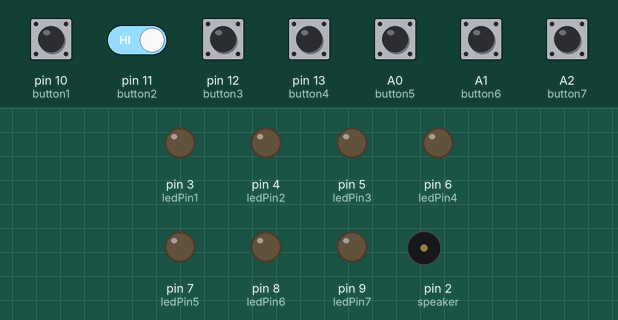
A sketch run on a simulated Arduino Uno, built with avr-gcc and run on an emulated ATmega328P. Shown: output pins drawn as LEDs (lit = HIGH), buzzer (waves = sounding). Dashed ring = blinking. The test bench sets the inputs (shaded band); at power-on: A0 (button5), A1 (button6), A2 (button7), pin 10 (button1), pin 11 (button2), pin 12 (button3), pin 13 (button4) HIGH.

Above: at 1.2 s.
1.3 s: pin 10 (button1) pulled LOW for 0.15 s
At 1.9 s:
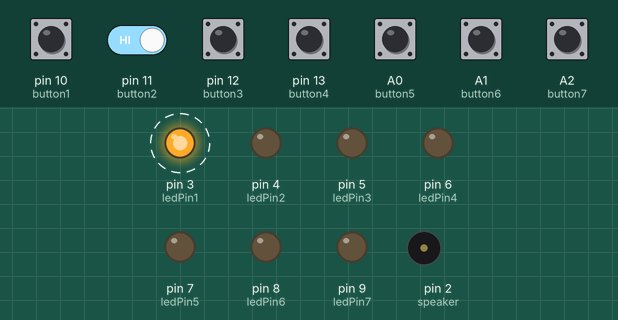
4.4 s: pin 10 (button1) driven LOW and pin 11 (button2) driven LOW
At 7.0 s:
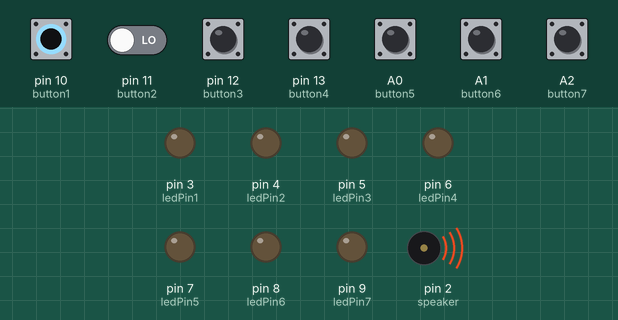
7.4 s: pin 10 (button1) driven HIGH and pin 11 (button2) driven HIGH
At 9.8 s:
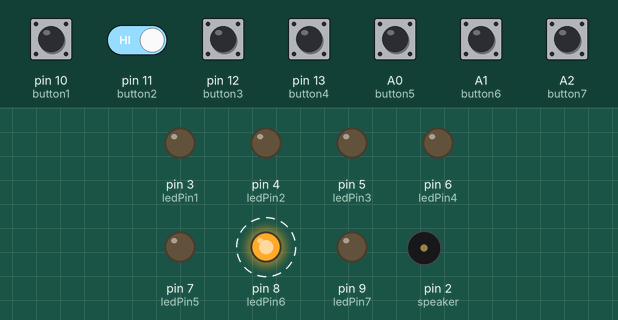
10.4 s: pin 10 (button1) driven LOW
At 11.8 s:
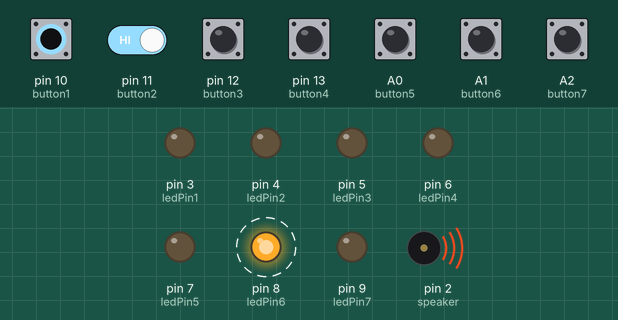
13.4 s: pin 10 (button1) driven HIGH
At 13.8 s:
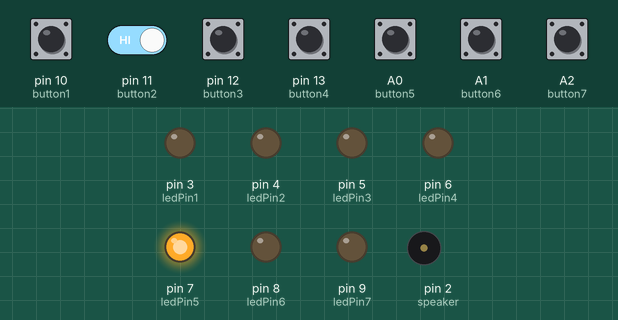
16.4 s: pin 11 (button2) driven LOW
At 17.8 s:
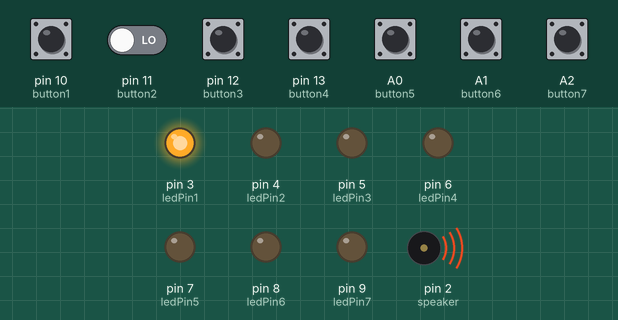
Timing chart, 0 to 20.4 s (numbered marks = the images above; inputs shaded):
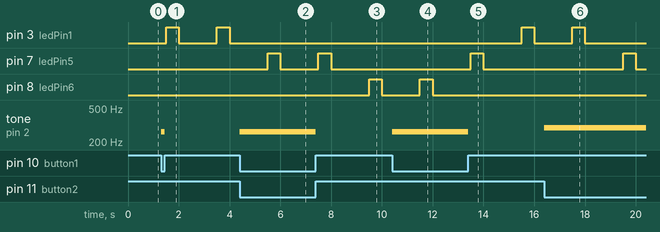

The sketch:

step4.ino
```cpp
int ledPin1 = 3;
int ledPin2 = 4;
int ledPin3 = 5;
int ledPin4 = 6;
int ledPin5 = 7;
int ledPin6 = 8;
int ledPin7 = 9;
int delayTime = 500;

int button1 = 10;
int button2 = 11;
int button3 = 12;
int button4 = 13;
int button5 = A0;
int button6 = A1;
int button7 = A2;

int noteC4 = 262;
int noteD4 = 294;
int noteE4 = 330;
int noteF4 = 349;
int noteG4 = 392;
int noteA4 = 440;
int noteB4 = 494;
int speaker = 2;

int musicNotes[ ] = {1, 1, 5, 5, 6, 6, 5};
int number = 0;
int numberLength = 0;
int noteNumber = 0;

long timer = 0;

void setup() {

  Serial.begin(9600);

  pinMode(speaker, OUTPUT);

  pinMode(ledPin1, OUTPUT);
  digitalWrite(ledPin1, LOW);

  pinMode(ledPin2, OUTPUT);
  digitalWrite(ledPin2, LOW);

  pinMode(ledPin3, OUTPUT);
  digitalWrite(ledPin3, LOW);

  pinMode(ledPin4, OUTPUT);
  digitalWrite(ledPin4, LOW);

  pinMode(ledPin5, OUTPUT);
  digitalWrite(ledPin5, LOW);

  pinMode(ledPin6, OUTPUT);
  digitalWrite(ledPin6, LOW);

  pinMode(ledPin7, OUTPUT);
  digitalWrite(ledPin7, LOW);

  numberLength = sizeof(musicNotes) / sizeof(musicNotes[0]);

  pinMode(button1, INPUT_PULLUP);
  pinMode(button2, INPUT_PULLUP);
  pinMode(button3, INPUT_PULLUP);
  pinMode(button4, INPUT_PULLUP);
  pinMode(button5, INPUT_PULLUP);
  pinMode(button6, INPUT_PULLUP);
  pinMode(button7, INPUT_PULLUP);

}

void loop() {

  if (millis() - timer >= 1500) {

    if(number >= numberLength){
      number = 0;
    }

    noteNumber = musicNotes[number];
    number += 1;

    switch (noteNumber) {
        case 1:
          digitalWrite(ledPin1, HIGH);
          delay(delayTime);
          break;
        case 2:
          digitalWrite(ledPin2, HIGH);
        delay(delayTime);
          break;
        case 3:
          digitalWrite(ledPin3, HIGH);
        delay(delayTime);
          break;
        case 4:
          digitalWrite(ledPin4, HIGH);
        delay(delayTime);
          break;
        case 5:
          digitalWrite(ledPin5, HIGH);
        delay(delayTime);
          break;
        case 6:
          digitalWrite(ledPin6, HIGH);
        delay(delayTime);
          break;
        case 7:
          digitalWrite(ledPin7, HIGH);
        delay(delayTime);
          break;
      }

    digitalWrite(ledPin1, LOW);
    digitalWrite(ledPin2, LOW);
    digitalWrite(ledPin3, LOW);
    digitalWrite(ledPin4, LOW);
    digitalWrite(ledPin5, LOW);
    digitalWrite(ledPin6, LOW);
    digitalWrite(ledPin7, LOW);

  timer = millis();

  }

  if (digitalRead(button1) == LOW) {
    tone(speaker, noteC4);

  }else if (digitalRead(button2) == LOW) {
    tone(speaker, noteD4);

  }else if (digitalRead(button3) == LOW) {
    tone(speaker, noteE4);

  }else if (digitalRead(button4) == LOW) {
    tone(speaker, noteF4);

  }else if (digitalRead(button5) == LOW) {
    tone(speaker, noteG4);

  }else if (digitalRead(button6) == LOW) {
    tone(speaker, noteA4);

  }else if (digitalRead(button7) == LOW) {
    tone(speaker, noteB4);

  }else {noTone(speaker);}

}
```

Measured:
- after the input at 1.3 s, tone on pin 2 (speaker): silent → 262 Hz at once, → silent 0.15 s later
- after the input at 4.4 s, tone on pin 2 (speaker): silent → 262 Hz at once
- after the input at 7.4 s, tone on pin 2 (speaker): 262 Hz → silent at once
- after the input at 10.4 s, tone on pin 2 (speaker): silent → 262 Hz at once
- after the input at 13.4 s, tone on pin 2 (speaker): 262 Hz → silent at once
- after the input at 16.4 s, tone on pin 2 (speaker): silent → 294 Hz at once
